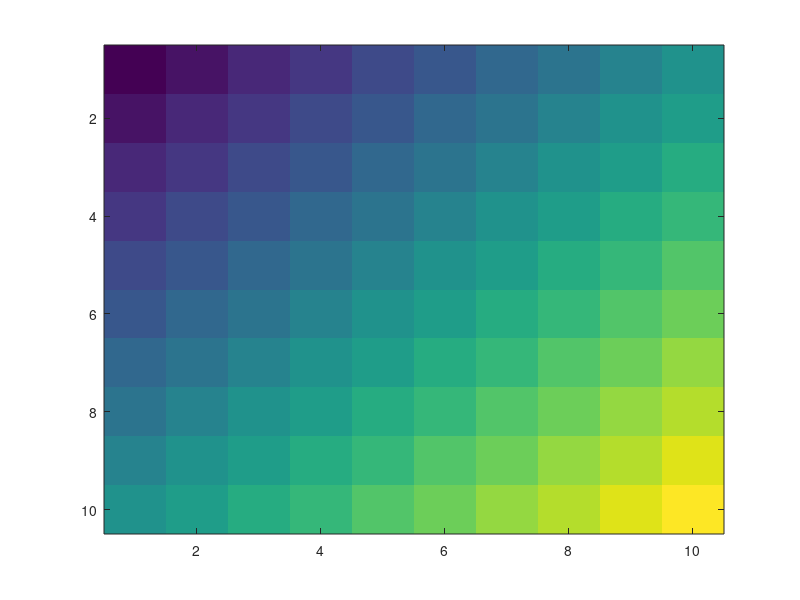
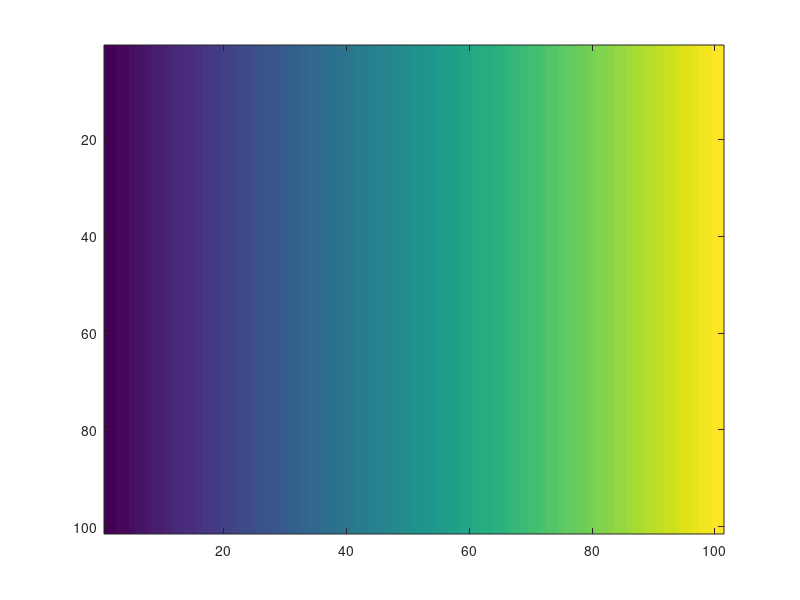
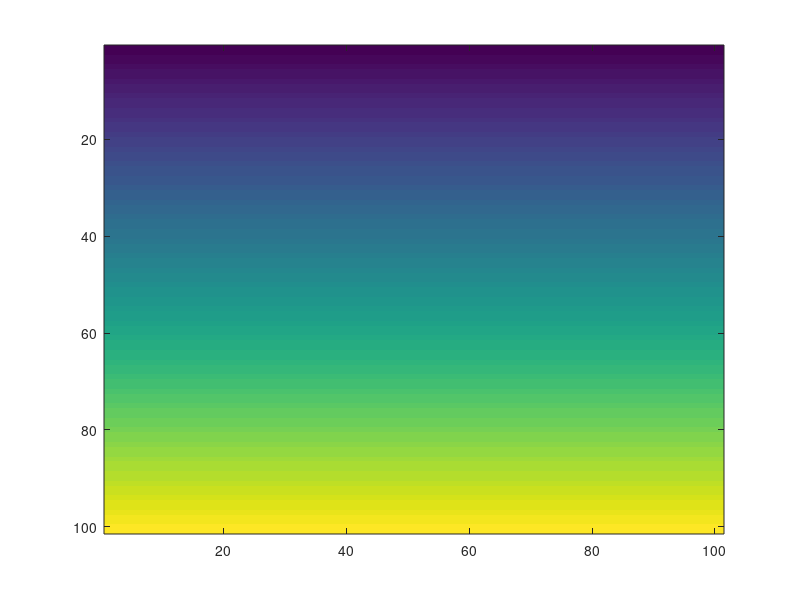
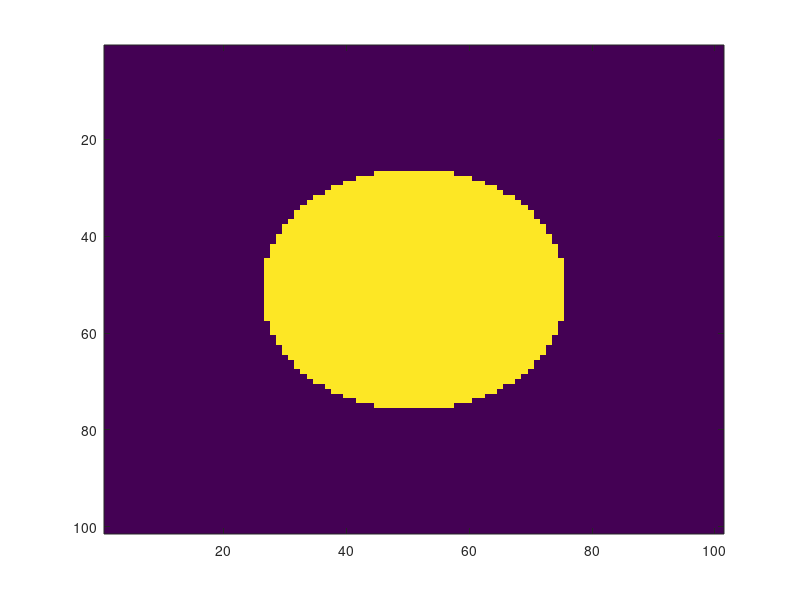

Source code (MATLAB) for these figures, in order:
% More exercises to generate images and interesting plots

%% Stacking arrays
% Two arrays can be stacked vertically with simple syntax in matlab: 

a = [1, 2, 3, 4];
b = [5, 6, 7, 8];
c = [a;b]; % note the semicolon!
disp(c)

% Arrays can be stacked horizontally with a comma instead of a semicolon:
d = [a,b];
disp(d)

%% Stacking in 3rd or other dimension
% To stack arrays in DEPTH (3rd array dimension), use cat:
r1 = rand(4,4);
r2 = rand(4,4);
r3 = cat(3, r1, r2);

size(r3)

% Note that this won't work if the arrays are different sizes! 

%% For loops (basic flow control)

for i = 1:10
    % do something with i
    disp(i)
end

%% Making a gradient image
% Pre-allocate an image of the size you want
image = zeros(10,10);
for i = 1:10
    % Replace each row of the image with a different range of numbers
    % (1-10 in the first row, then ?? in the second...)
    image(i, :) = i:i+9;
end

%% Print out resulting array as numbers
disp(image)

%% Show resulting array as image
imagesc(image)

%% Continuation: how would you...
% (There are several ways to do this! try to think of multiple ways)

% Make a vertical gradient? (increasing values from top to bottom?)

% Make a horizontal gradient? (increasing values from left to right?)


%% Making circles
% start with meshgrid
t = linspace(-1, 1, 101);
[x, y] = meshgrid(t, t);
figure; 
imagesc(x);
figure();
imagesc(y);

% Convert to polar coordinate (angle and radius instead of x and y)
[theta, rho] = cart2pol(x, y);
figure;
imagesc(rho);

%% threshold to get a circle!
% This creates a LOGICAL image of all true and false values, which will 
% show up as a binary (zero and one) image. You can convert this to another
% numerical format if you want! 
imagesc(rho < .5);
